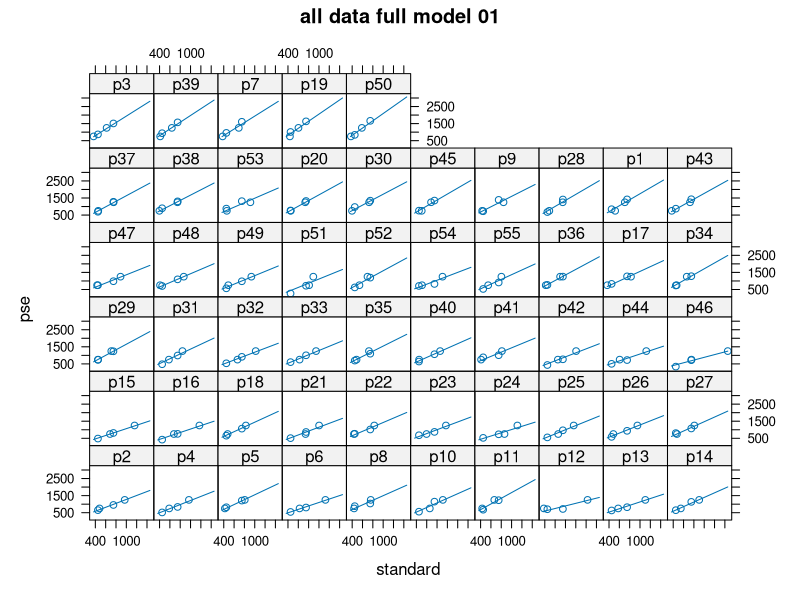
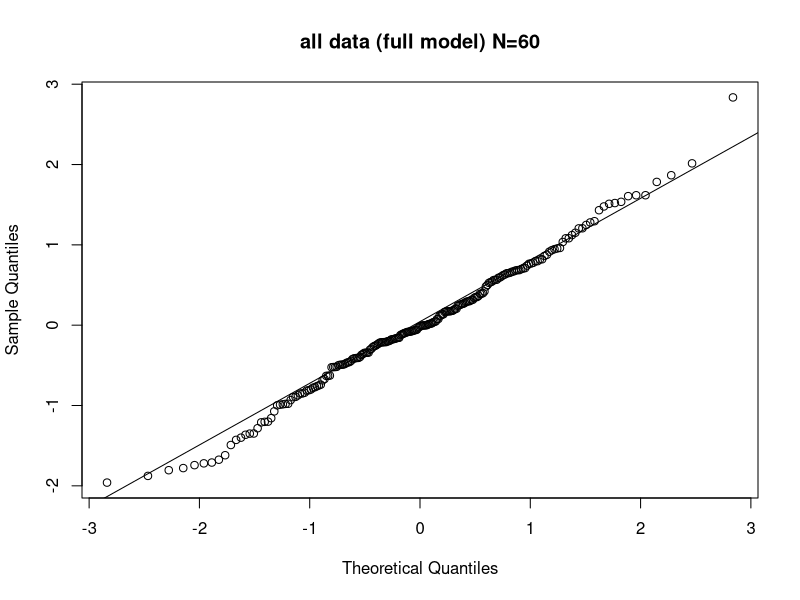
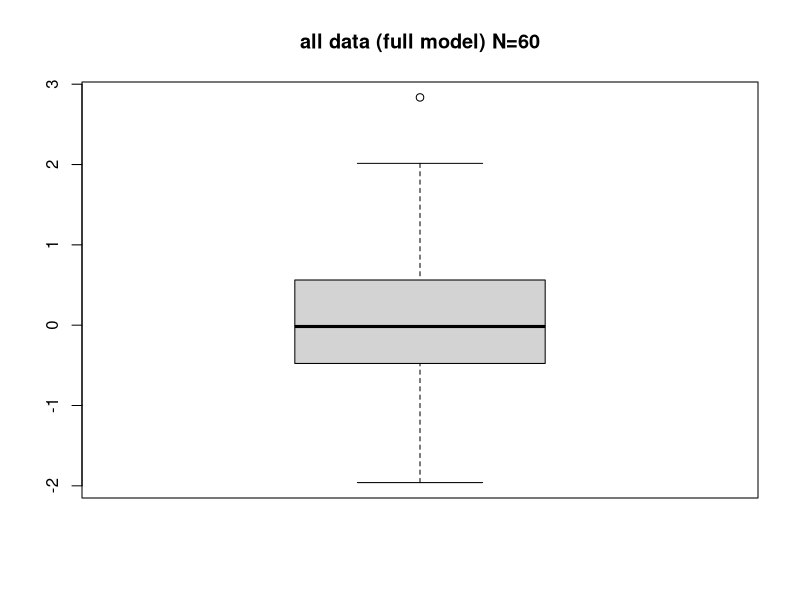
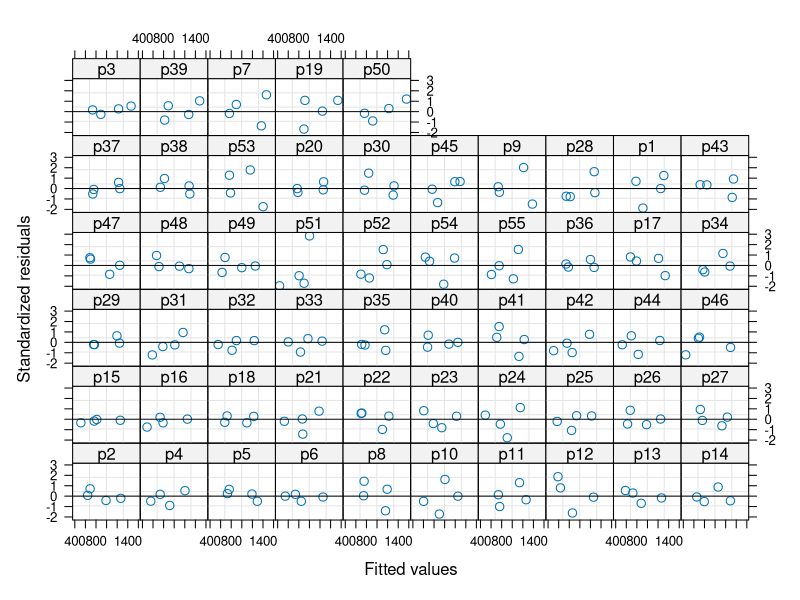
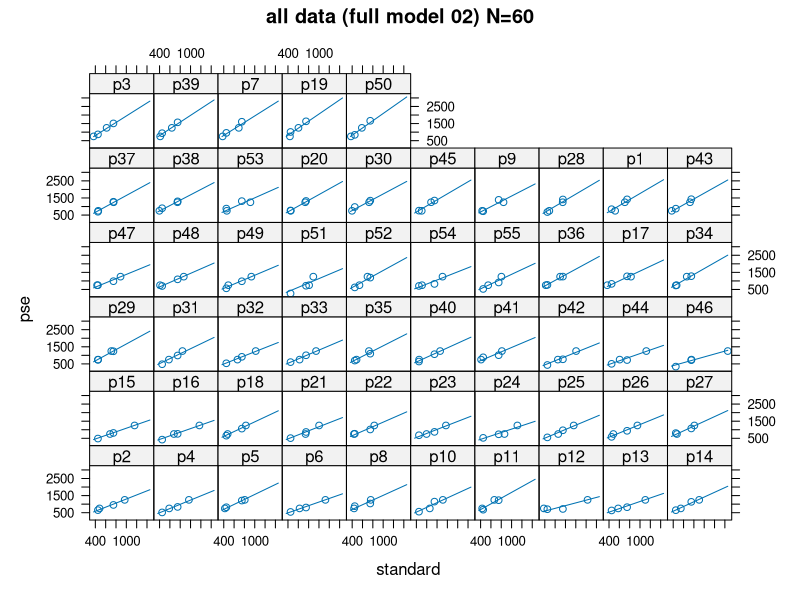
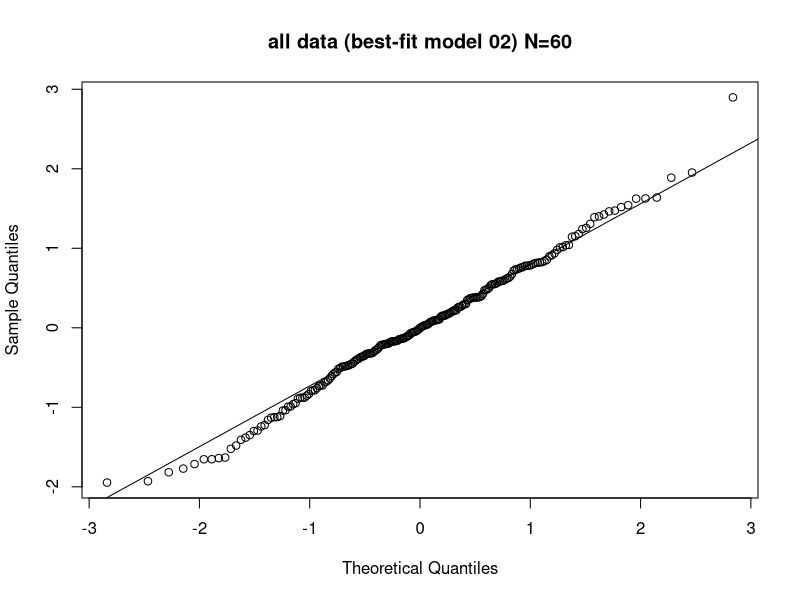
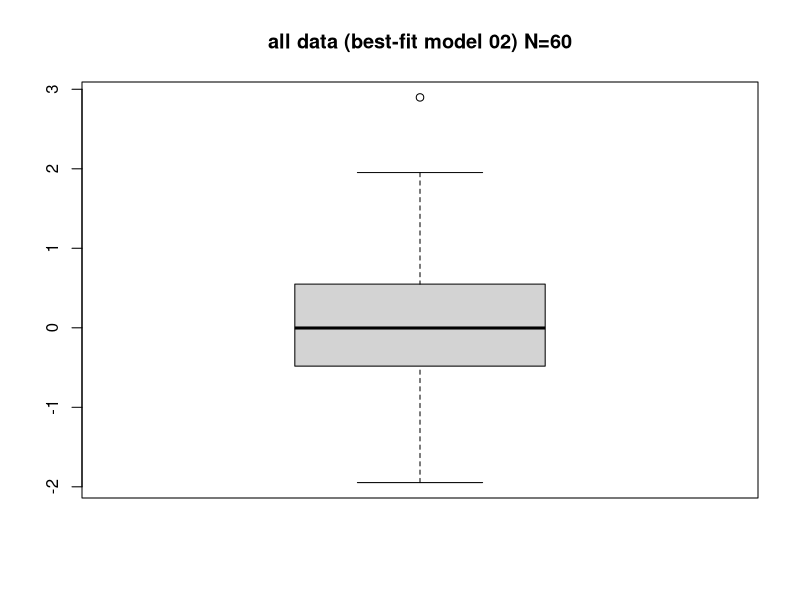
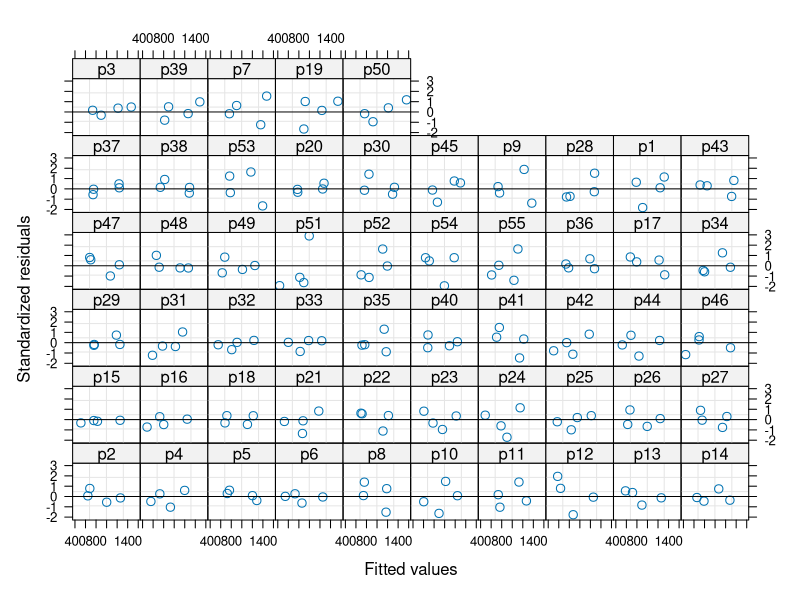

These figures' R source, in order:
# PSE experiment (N=60)

# initialize ---------
graphics.off()
setwd( dirname(rstudioapi::getActiveDocumentContext()$path) )

options(contrasts=c("contr.sum","contr.poly"))
library(nlme)
library(lme4)
library(lattice)

dat60 <- read.csv("heterogenous_regression_60.csv",stringsAsFactors = T)
dat60$repetition <- as.factor(dat60$repetition)
dat60$Participant <- factor(dat60$Participant,labels ="p")
summary(dat60)
nr <- dim(dat60)[1]
dat60$standard <- rep(0,nr)
dat60$pse <- rep(0,nr)
tmp <- dat60$envelope_1=="flat"
dat60$standard[tmp] <- dat60$Flat[tmp]
dat60$pse[tmp] <- dat60$Percussive[tmp]



tmp <- dat60$envelope_1=="perc"
dat60$standard[tmp] <- dat60$Flat[tmp]
dat60$pse[tmp] <- dat60$Percussive[tmp]

# create a "groupedData" data frame allows us to use augPred command
dat60 <- groupedData(formula=pse~standard|Participant,data=dat60)



# homogeneous variance models ---------
# create model assuming error variance is constant across all levels of standard duration
summary(dat60)

all.lme.01 <- lme(fixed=pse~standard*envelope_1,random=~1+standard|Participant,data=dat60)
anova(all.lme.01)

# dropping non-significant effects
all.lme.02 <- lme(fixed=pse~standard,random=~1+standard|Participant,data=dat60)
anova(all.lme.02)


# compare models using AIC & BIC
anova(update(all.lme.01,method="ML"),
      update(all.lme.02,method="ML")) # model 02 is better

# first check the full model:
plot(augPred(all.lme.01),main="all data full model 01")
coef(summary(all.lme.01)) # values of fixed effects
anova(summary(all.lme.01)) # anova fixed effects
VarCorr(all.lme.01) # variance of random effects
# SD(Intercept) = 121.8, SD(slope) = 0.349
# coef(all.lme.01) # coefficients (fixed+random) for individual subjects
# ranef(all.lme.01) # lists values of random effects for individual subjects

# evaluate statistical significance of random effects
all.lm.01 <- gls(pse~standard*envelope_1,data=dat60) # create a fixed-effects model with no random effects
anova(all.lm.01,all.lme.01) # mixed-effects model is better

# check residuals:
# these look normal to me:
qqnorm(residuals(all.lme.01,type="p"),main="all data (full model) N=60")
qqline(residuals(all.lme.01,type="p"))
boxplot(residuals(all.lme.01,type="p"),main="all data (full model) N=60")
plot(all.lme.01,resid(., type = "p") ~ fitted(.)|Participant, abline = 0)


# now check "best-fitting" model 02:
plot(augPred(all.lme.02),main="all data (full model 02) N=60") # model 02 is best
coef(summary(all.lme.02)) # values of fixed effects
anova(summary(all.lme.02)) # values of fixed effects
VarCorr(all.lme.02) # variance of random effects
# SD(Intercept) = 120.8, SD(slope) = 0.336
# coef(all.lme.02) # coefficients for individual subjects
# ranef(all.lme.02) # lists values of random effects for individual subjects

# evaluate statistical significance of random effects
all.lm.02 <- gls(pse~standard,data=dat60) # create a fixed-effects model with no random effects
anova(all.lm.02,all.lme.02) # mixed-effects model is better

# check residuals:
# these look normal to me:
qqnorm(residuals(all.lme.02, type = "p"),main="all data (best-fit model 02) N=60")
qqline(residuals(all.lme.02, type = "p"))
boxplot(residuals(all.lme.02, type = "p"),main="all data (best-fit model 02) N=60")
plot(all.lme.02,resid(., type = "p") ~ fitted(.)|Participant, abline = 0)


# heteroscedastic model --------
# re-fit data using models that allow variance of residuals to change with fitted values

all.lme.hetero.01 <- update(all.lme.01,weights=varPower(form = ~fitted(.)) )
anova(all.lme.01,all.lme.hetero.01) # hetero model fits better

anova(all.lme.hetero.01)

# dropping non-significant interaction:
all.lme.hetero.02 <- update(all.lme.01,fixed=pse~standard+envelope_1 )
anova(update(all.lme.hetero.02,method="ML"),update(all.lme.hetero.01,method="ML"))
# model 01 (full model) is better

# fit intercept-only model
all.lme.hetero.01b <- update(all.lme.hetero.01,random=~1|Participant)
anova(all.lme.hetero.01b,all.lme.hetero.01) # intercept+slope model is better


# evaluate statistical significance of random effects
all.lm.hetero.01 <- gls(pse~standard*envelope_1,weights=varPower(form = ~fitted(.)),data=dat60)
anova(all.lm.hetero.01,all.lme.hetero.01) # mixed-effects model is better





plot(augPred(all.lme.hetero.01),main="all data (hetero full model 01)")
coef(summary(all.lme.hetero.01)) # values of fixed effects
anova(all.lme.hetero.01) # anova fixed effects
VarCorr(all.lme.hetero.01) # variance of random effects
# SD(Intercept) = 166.05, SD(slope) = 0.345

# coef(all.lme.hetero.01) # coefficients (fixed+random) for individual subjects
# ranef(all.lme.hetero.01) # lists values of random effects for individual subjects

# check residuals:
# these look normal to me:
qqnorm(residuals(all.lme.hetero.01, type = "p"),main="all data (hetero full model 01) N=60")
qqline(residuals(all.lme.hetero.01, type = "p"))
boxplot(residuals(all.lme.hetero.01, type = "p"),main="all data (hetero full model 01) N=60")
plot(all.lme.hetero.01,resid(., type = "p") ~ fitted(.)|Participant, abline = 0)

# SUMMARY OF BEST-FITTING MODEL ----
best.lme.model.n60  <- all.lme.hetero.01
lineColors <- trellis.par.get("superpose.line")$col # default colors 
plot(augPred(best.lme.model.n60,level=0:1),grid=T,
     key=list(columns = 2,text=list(lab=c("fixed","participant")),
              lines=list(cex=1,lwd=2,lty=c(1,3),col=lineColors[1:2])))# plot includes fixed line and lines for individual participants
anova(best.lme.model.n60) # anova fixed effects
VarCorr(best.lme.model.n60) # variance of random effects
coef(summary(best.lme.model.n60))
# plot pse vs fitted values:
# following commands identify "outliers" (p<.05)
# not a problem here because there are only a few
plot(best.lme.model.n60,pse~fitted(.),abline=c(0,1),id=.05,adj=-0.4)
qqnorm(best.lme.model.n60, ~resid(.,type="p"),id=.05,adj=-0.4)
